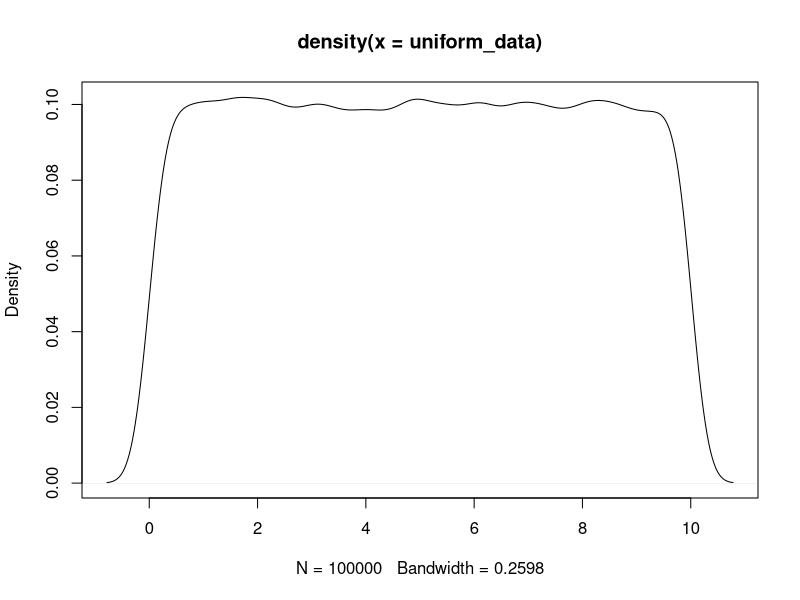
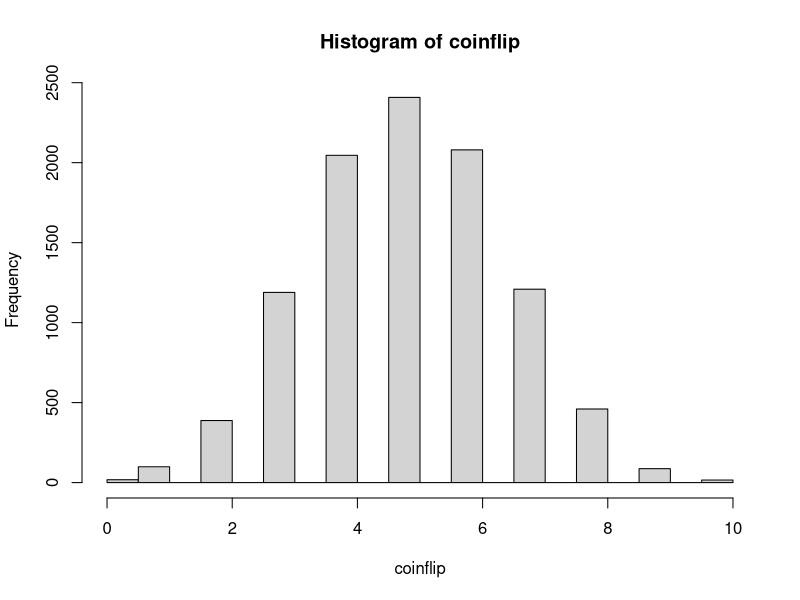

Write the R code that produced these figures, in order.
#uniform distribution
uniform_data=runif(100000,0,10)
plot(density(uniform_data))

#Key symbols to use r,p,q and d

punif(q=2.5,min=0,max=10)

#q will give the cut off value of a certain probability
qunif(p=0.4,min=0,max=10)

#d gives the density 
dunif(0,min=0,max=10)

#Setting the seed will help us to recompute the same random
#numbers over and over again.
set.seed(12)

#Normal distribution
normal_Data<-rnorm(100000,mean=0,sd=1)
pnorm(q=-1,mean=0,sd=1)

#Binomial distribution
coinflip<-rbinom(10000,10,0.5)
hist(coinflip)

